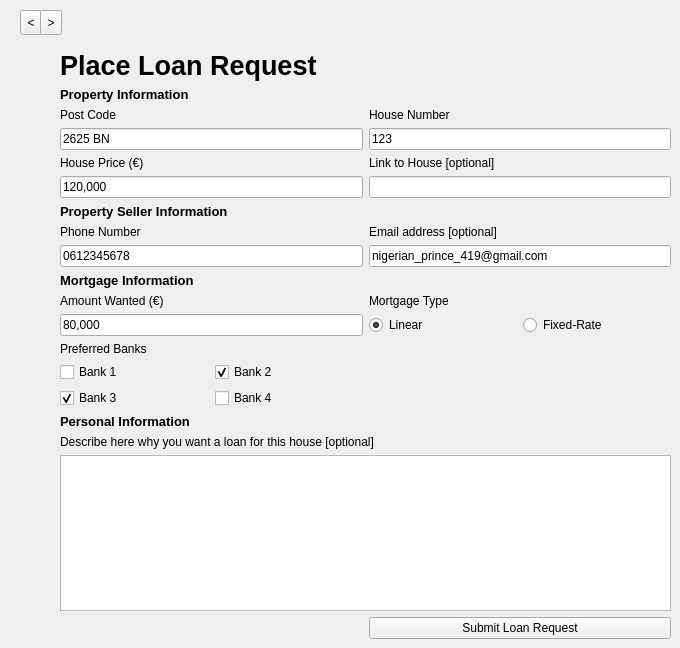
  <widget class="QWidget" name="place_loan_request">
   <widget class="QWidget" name="gridLayoutWidget">
    <property name="geometry">
     <rect>
      <x>60</x>
      <y>50</y>
      <width>611</width>
      <height>589</height>
     </rect>
    </property>
    <layout class="QGridLayout" name="gridLayout">
     <item row="0" column="0">
      <widget class="QLabel" name="bplr_title_label">
       <property name="font">
        <font>
         <pointsize>20</pointsize>
         <weight>75</weight>
         <bold>true</bold>
        </font>
       </property>
       <property name="text">
        <string>Place Loan Request</string>
       </property>
      </widget>
     </item>
     <item row="3" column="1">
      <widget class="QLineEdit" name="bplr_housenumber_lineedit">
       <property name="text">
        <string>123</string>
       </property>
      </widget>
     </item>
     <item row="5" column="0">
      <widget class="QLineEdit" name="bplr_house_price_lineedit">
       <property name="text">
        <string>120,000</string>
       </property>
      </widget>
     </item>
     <item row="2" column="0">
      <widget class="QLabel" name="bplr_postcode_label">
       <property name="font">
        <font>
         <pointsize>9</pointsize>
        </font>
       </property>
       <property name="text">
        <string>Post Code</string>
       </property>
      </widget>
     </item>
     <item row="3" column="0">
      <widget class="QLineEdit" name="bplr_postcode_lineedit">
       <property name="text">
        <string>2625 BN</string>
       </property>
      </widget>
     </item>
     <item row="8" column="0">
      <widget class="QLineEdit" name="bplr_seller_phone_number_lineedit">
       <property name="text">
        <string>0612345678</string>
       </property>
      </widget>
     </item>
     <item row="5" column="1">
      <widget class="QLineEdit" name="bplr_house_link_lineedit"/>
     </item>
     <item row="18" column="1">
      <widget class="QPushButton" name="bplr_submit_button">
       <property name="text">
        <string>Submit Loan Request</string>
       </property>
      </widget>
     </item>
     <item row="9" column="0">
      <widget class="QLabel" name="bplr_mortgage_information_label">
       <property name="font">
        <font>
         <pointsize>10</pointsize>
         <weight>75</weight>
         <bold>true</bold>
        </font>
       </property>
       <property name="text">
        <string>Mortgage Information</string>
       </property>
      </widget>
     </item>
     <item row="11" column="0">
      <widget class="QLineEdit" name="bplr_amount_wanted_lineedit">
       <property name="text">
        <string>80,000</string>
       </property>
      </widget>
     </item>
     <item row="2" column="1">
      <widget class="QLabel" name="bplr_housenumber_label">
       <property name="font">
        <font>
         <pointsize>9</pointsize>
        </font>
       </property>
       <property name="text">
        <string>House Number</string>
       </property>
      </widget>
     </item>
     <item row="10" column="1">
      <widget class="QLabel" name="bplr_mortgage_type_label">
       <property name="font">
        <font>
         <pointsize>9</pointsize>
        </font>
       </property>
       <property name="text">
        <string>Mortgage Type</string>
       </property>
      </widget>
     </item>
     <item row="4" column="0">
      <widget class="QLabel" name="bplr_house_price_label">
       <property name="font">
        <font>
         <pointsize>9</pointsize>
        </font>
       </property>
       <property name="text">
        <string>House Price (€)</string>
       </property>
      </widget>
     </item>
     <item row="12" column="0">
      <widget class="QLabel" name="bplr_preferred_banks_label">
       <property name="text">
        <string>Preferred Banks</string>
       </property>
      </widget>
     </item>
     <item row="7" column="0">
      <widget class="QLabel" name="bplr_seller_phone_number_label">
       <property name="text">
        <string>Phone Number</string>
       </property>
      </widget>
     </item>
     <item row="10" column="0">
      <widget class="QLabel" name="bplr_amount_wanted_label">
       <property name="font">
        <font>
         <pointsize>9</pointsize>
        </font>
       </property>
       <property name="text">
        <string>Amount Wanted (€)</string>
       </property>
      </widget>
     </item>
     <item row="11" column="1">
      <layout class="QGridLayout" name="gridLayout_2">
       <item row="0" column="0">
        <widget class="QRadioButton" name="bplr_linear_radiobutton">
         <property name="text">
          <string>Linear</string>
         </property>
         <property name="checked">
          <bool>true</bool>
         </property>
        </widget>
       </item>
       <item row="0" column="1">
        <widget class="QRadioButton" name="bplr_fixedrate_radiobutton">
         <property name="text">
          <string>Fixed-Rate</string>
         </property>
        </widget>
       </item>
      </layout>
     </item>
     <item row="4" column="1">
      <widget class="QLabel" name="bplr_house_link_label">
       <property name="font">
        <font>
         <pointsize>9</pointsize>
        </font>
       </property>
       <property name="text">
        <string>Link to House [optional]</string>
       </property>
      </widget>
     </item>
     <item row="1" column="0">
      <widget class="QLabel" name="bplr_property_information_label">
       <property name="font">
        <font>
         <pointsize>10</pointsize>
         <weight>75</weight>
         <bold>true</bold>
        </font>
       </property>
       <property name="text">
        <string>Property Information</string>
       </property>
      </widget>
     </item>
     <item row="17" column="0" colspan="2">
      <widget class="QTextEdit" name="bplr_description_textedit"/>
     </item>
     <item row="16" column="0" colspan="2">
      <widget class="QLabel" name="bplr_description_label">
       <property name="font">
        <font>
         <pointsize>9</pointsize>
         <weight>50</weight>
         <bold>false</bold>
        </font>
       </property>
       <property name="text">
        <string>Describe here why you want a loan for this house [optional]</string>
       </property>
      </widget>
     </item>
     <item row="15" column="0">
      <widget class="QLabel" name="bplr_personal_information_label">
       <property name="font">
        <font>
         <pointsize>10</pointsize>
         <weight>75</weight>
         <bold>true</bold>
        </font>
       </property>
       <property name="text">
        <string>Personal Information</string>
       </property>
      </widget>
     </item>
     <item row="14" column="0">
      <layout class="QGridLayout" name="gridLayout_4">
       <item row="0" column="1">
        <widget class="QCheckBox" name="bplr_bank2_checkbox">
         <property name="text">
          <string>Bank 2</string>
         </property>
         <property name="checked">
          <bool>true</bool>
         </property>
        </widget>
       </item>
       <item row="0" column="0">
        <widget class="QCheckBox" name="bplr_bank1_checkbox">
         <property name="text">
          <string>Bank 1</string>
         </property>
        </widget>
       </item>
       <item row="1" column="0">
        <widget class="QCheckBox" name="bplr_bank3_checkbox">
         <property name="text">
          <string>Bank 3</string>
         </property>
         <property name="checked">
          <bool>true</bool>
         </property>
        </widget>
       </item>
       <item row="1" column="1">
        <widget class="QCheckBox" name="bplr_bank4_checkbox">
         <property name="text">
          <string>Bank 4</string>
         </property>
        </widget>
       </item>
      </layout>
     </item>
     <item row="14" column="1">
      <layout class="QGridLayout" name="gridLayout_5"/>
     </item>
     <item row="6" column="0">
      <widget class="QLabel" name="bplr_property_seller_information_label">
       <property name="font">
        <font>
         <pointsize>10</pointsize>
         <weight>75</weight>
         <bold>true</bold>
        </font>
       </property>
       <property name="text">
        <string>Property Seller Information</string>
       </property>
      </widget>
     </item>
     <item row="7" column="1">
      <widget class="QLabel" name="bplr_seller_email_label">
       <property name="text">
        <string>Email address [optional]</string>
       </property>
      </widget>
     </item>
     <item row="8" column="1">
      <widget class="QLineEdit" name="bplr_seller_email_lineedit">
       <property name="text">
        <string>nigerian_prince_419@gmail.com</string>
       </property>
      </widget>
     </item>
    </layout>
   </widget>
   <widget class="QToolButton" name="prev_3">
    <property name="geometry">
     <rect>
      <x>20</x>
      <y>10</y>
      <width>22</width>
      <height>25</height>
     </rect>
    </property>
    <property name="text">
     <string>&lt;</string>
    </property>
   </widget>
   <widget class="QToolButton" name="next_3">
    <property name="geometry">
     <rect>
      <x>40</x>
      <y>10</y>
      <width>22</width>
      <height>25</height>
     </rect>
    </property>
    <property name="text">
     <string>&gt;</string>
    </property>
   </widget>
  </widget>
